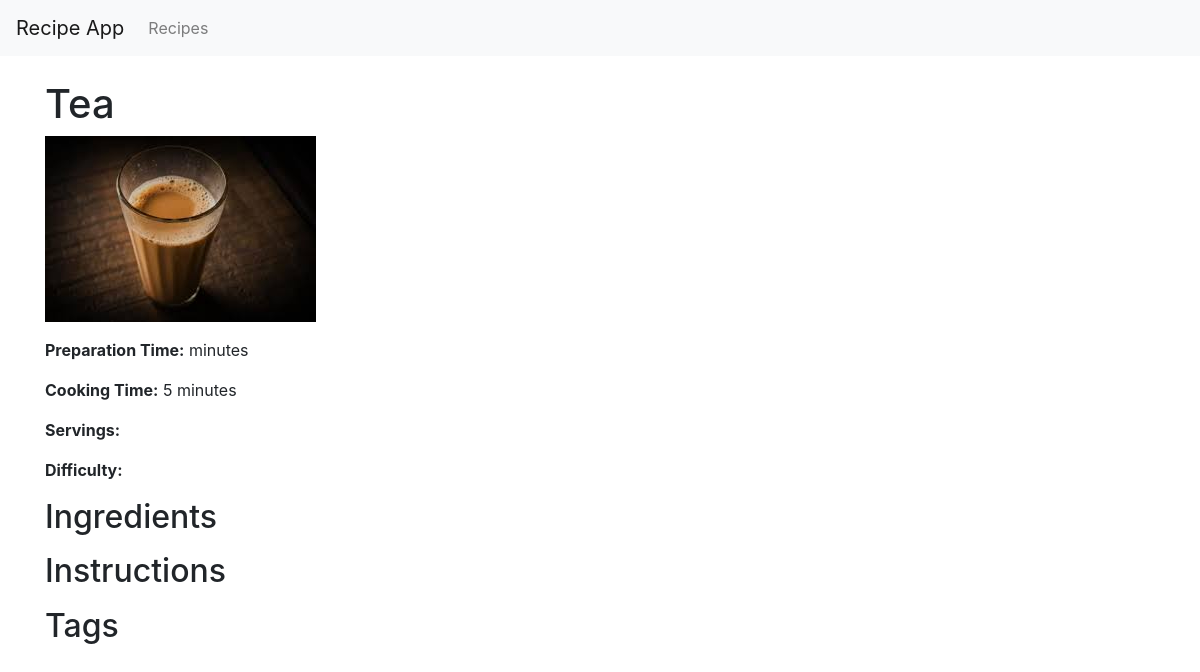
Screenshot of /recipe/c8cb4a8e-c152-4705-8b27-13bed5bb2df3/ with the database file from the repository.
### recipes/models.py (models this page shows, shortened)
class Recipe(models.Model):
    DIFFICULTY_CHOICES = [
        ('Easy', 'Easy'),
        ('Medium', 'Medium'),
        ('Intermediate', 'Intermediate'),
        ('Hard', 'Hard'),
    ]
    id = models.UUIDField(primary_key=True, default=uuid.uuid4, editable=False)
    name = models.CharField(max_length=100)
    ingredients = models.TextField()
    cooking_time = models.PositiveIntegerField(help_text="in minutes")
    instructions = models.TextField(default="No instructions provided.")
    image = models.ImageField(upload_to='recipe_images/', default='default_recipe.jpg')
    difficulty = models.CharField(max_length=20, choices=DIFFICULTY_CHOICES, default='Easy')
    author = models.ForeignKey(User, on_delete=models.SET_NULL, null=True, blank=True)
    class Meta:
        ordering = ['name']

### recipes/views.py (the view)
# urls.py: path('recipe/<uuid:pk>/', views.RecipeDetailView.as_view(), name='recipe_detail'),
class RecipeDetailView(DetailView):
    model = Recipe
    template_name = 'recipes/recipe_detail.html'

### recipes/templates/recipes/recipe_detail.html (shortened to what this page needs)
{% extends 'recipes/base.html' %}
{% block content %}
<div class="recipe-detail-container">
    <h1>{{ recipe.name }}</h1>
    <img src="{{ recipe.image.url }}" alt="{{ recipe.name }}" class="recipe-image">
    <div class="recipe-info">
        <p><strong>Preparation Time:</strong> {{ recipe.preparation_time }} minutes</p>
        <p><strong>Cooking Time:</strong> {{ recipe.cooking_time }} minutes</p>
        <p><strong>Servings:</strong> {{ recipe.servings }}</p>
        <p><strong>Difficulty:</strong> {{ difficulty }}</p>
    </div>
    <h2>Ingredients</h2>
    <h2>Instructions</h2>
    <h2>Tags</h2>
</div>
{% endblock %}

### rows the page displays
Recipe: name "Tea", image (picture), cooking_time "5"
